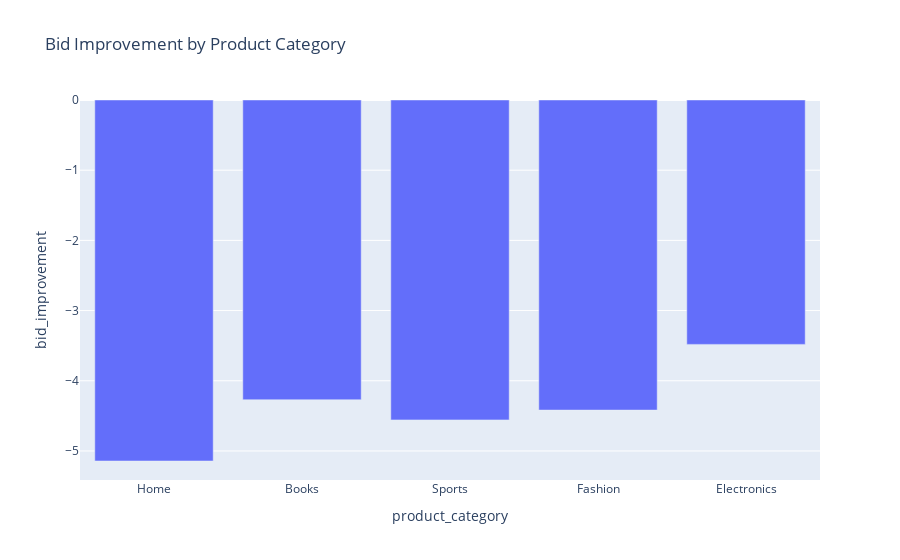
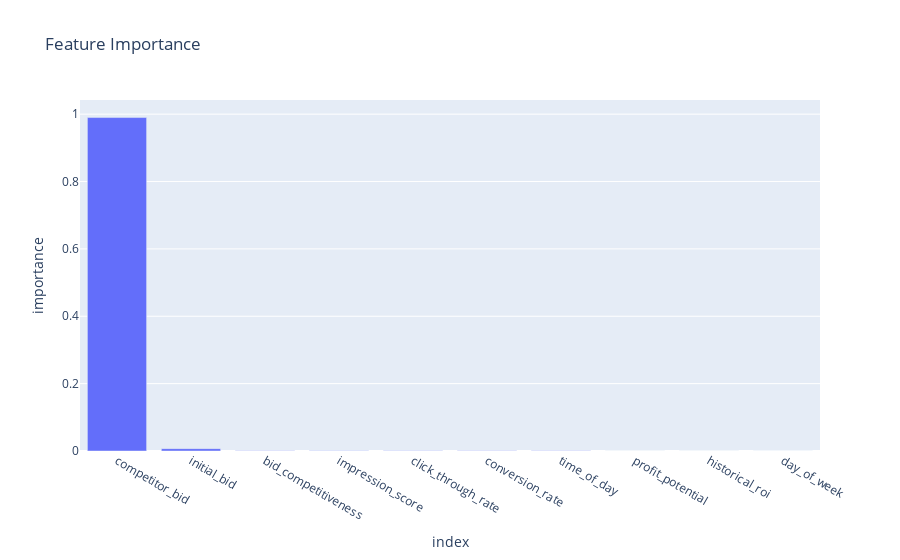

These figures' notebook cell, in order:
### Code cell
print(response.code.split('```')[1])
exec(response.code.split('```')[1].replace('#','####').replace('python',''))

### Figure 1 — Plotly figure (JSON) as saved in the notebook; plotly's stock layout.template omitted (floating-point values rounded to 4 significant figures)
{"data": [{"alignmentgroup": "True", "hovertemplate": "product_category=%{x}<br>bid_improvement=%{y}<extra></extra>", "legendgroup": "", "marker": {"color": "#636efa", "pattern": {"shape": ""}}, "name": "", "offsetgroup": "", "orientation": "v", "showlegend": false, "textposition": "auto", "type": "bar", "x": ["Home", "Books", "Sports", "Fashion", "Electronics"], "xaxis": "x", "y": [-5.143, -4.27, -4.558, -4.418, -3.482], "yaxis": "y"}], "layout": {"barmode": "relative", "legend": {"tracegroupgap": 0}, "title": {"text": "Bid Improvement by Product Category"}, "xaxis": {"anchor": "y", "domain": [0, 1], "title": {"text": "product_category"}}, "yaxis": {"anchor": "x", "domain": [0, 1], "title": {"text": "bid_improvement"}}}}

### Figure 2 — Plotly figure (JSON) as saved in the notebook; plotly's stock layout.template omitted (floating-point values rounded to 4 significant figures)
{"data": [{"alignmentgroup": "True", "hovertemplate": "index=%{x}<br>importance=%{y}<extra></extra>", "legendgroup": "", "marker": {"color": "#636efa", "pattern": {"shape": ""}}, "name": "", "offsetgroup": "", "orientation": "v", "showlegend": false, "textposition": "auto", "type": "bar", "x": ["competitor_bid", "initial_bid", "bid_competitiveness", "impression_score", "click_through_rate", "conversion_rate", "time_of_day", "profit_potential", "historical_roi", "day_of_week"], "xaxis": "x", "y": [0.9899, 0.006941, 0.0005543, 0.0004975, 0.0004331, 0.0004139, 0.0003829, 0.0003059, 0.0002951, 0.0002403], "yaxis": "y"}], "layout": {"barmode": "relative", "legend": {"tracegroupgap": 0}, "title": {"text": "Feature Importance"}, "xaxis": {"anchor": "y", "domain": [0, 1], "title": {"text": "index"}}, "yaxis": {"anchor": "x", "domain": [0, 1], "title": {"text": "importance"}}}}
